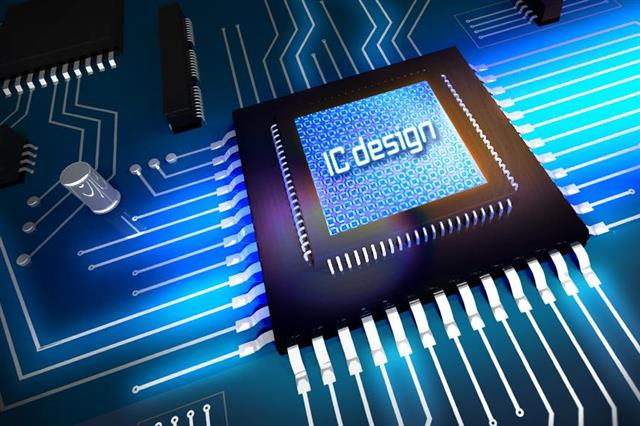
#> input picture Histogram/circuit.jpg, 640 x 426 px
$ python Histogram_equal.py
#> lines starting #> are read from the running program, lines starting #| are printed output that depends on the picture
import cv2
import numpy as np
import matplotlib.pyplot as plt

def find_hist(img):
 hist = np.zeros(256)
 for i in range(img.shape[0]):
    for j in range(img.shape[1]):
        hist[img[i, j]] += 1
 return hist

def equalize_hist(img):
 # tính tổng pixels
 total_pixels = img.shape[0] * img.shape[1]
 # tính xác suất
 prob = find_hist(img) / total_pixels
 # tính phân bố đồ thị tuyệt đối
 cdf = np.zeros(256)
 for i in range(256):
    cdf[i] = np.sum(prob[:i + 1]) # [0:255]
 # tính phân bố đồ thị tuyệt đối sau khi cân bằng
#  cdf = (cdf * 255).astype(np.uint8)
 max_value=max(cdf)
 min_value=min(cdf)
 cdf=[int(((f-min_value)/(max_value-min_value))*255) for f in cdf]

# thay đổi giá trị pixel
 new_img = np.zeros(img.shape, np.uint8)
 for i in range(img.shape[0]):
    for j in range(img.shape[1]):
        new_img[i, j] = cdf[img[i, j]]
 return new_img

# [29 lines of commented-out code are left out]
img = cv2.imread("circuit.jpg")
#> img is the input picture: shape (426, 640, 3); mean B, G, R 125.5, 89.5, 45.9
img = cv2.cvtColor(img, cv2.COLOR_BGR2RGB)
img_YCrCb = cv2.cvtColor(img, cv2.COLOR_BGR2YCrCb)
#> img_YCrCb: shape (426, 640, 3); mean of channels 0, 1, 2 95.3, 149.5, 100.1
hist_img = find_hist(img_YCrCb[:, :, 0])
#> hist_img = 256 values, max 3782 at index 38, min 66 at index 0, mean 1065
test=img_YCrCb.copy()
img_YCrCb[:, :, 0] = equalize_hist(img_YCrCb[:, :, 0])
#> in equalize_hist, `prob = find_hist(img) / total_pixels`: prob = 256 values, max 0.0139 at index 38, min 0.000242 at index 0, mean 0.00391
#> in equalize_hist, `prob = find_hist(img) / total_pixels`:
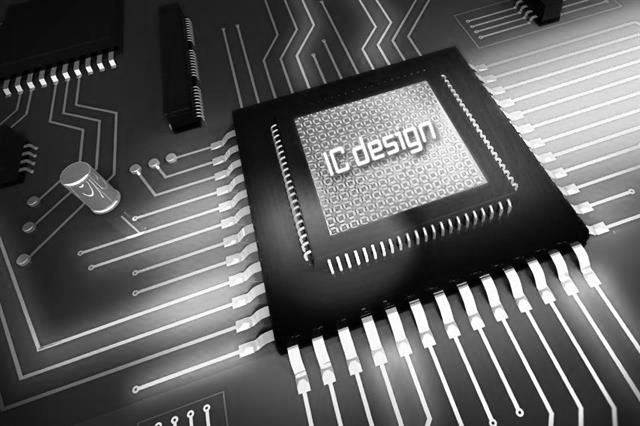
#> img: shape (426, 640); min 0, max 255, mean 95.3
#> after the loop in equalize_hist, `for i in range(256):`: cdf = 256 values from 0.000242 to 1
#> in equalize_hist, `max_value=max(cdf)`: max_value = 1
#> in equalize_hist, `min_value=min(cdf)`: min_value = 0.000242
#> in equalize_hist, `cdf=[int(((f-min_value)/(max_value-min_value))*255) for f in cdf]`: cdf = 256 values from 0 to 255
#> after the loop in equalize_hist, `for i in range(img.shape[0]):`:
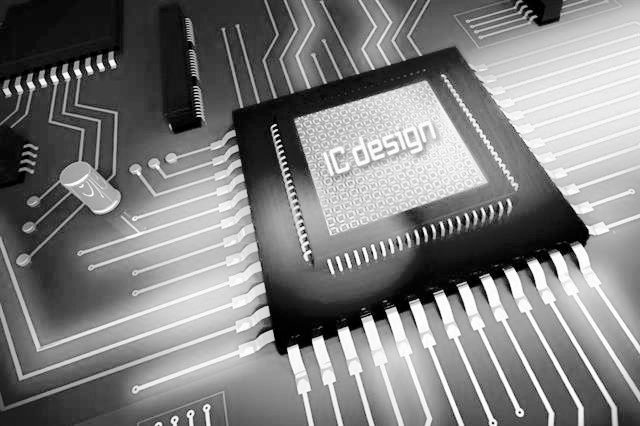
#> new_img: shape (426, 640); min 0, max 255, mean 127.7
#> img_YCrCb: shape (426, 640, 3); mean of channels 0, 1, 2 127.7, 149.5, 100.1
img_YCrCb = cv2.cvtColor(img_YCrCb, cv2.COLOR_YCrCb2BGR)
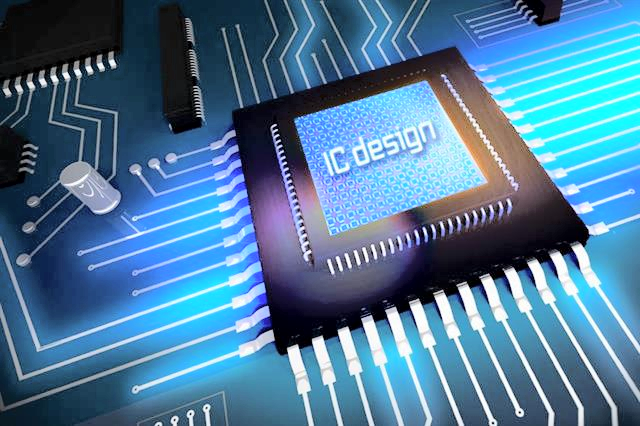
#> img_YCrCb: shape (426, 640, 3); mean R, G, B 78.3, 121.9, 154.3
hist_output = find_hist(img_YCrCb[:, :, 0])
#> hist_output = 256 values, max 4225 at index 0, min 195 at index 229, mean 1065

plt.subplot(2, 2, 1)
plt.imshow(img), plt.title("Input"), plt.axis("off")
plt.subplot(2, 2, 2)
plt.imshow(img_YCrCb), plt.title("Output"), plt.axis("off")
plt.subplot(2, 2, 3)
plt.plot(hist_img), plt.title("Hist input"), plt.xlabel(
"Intensity"), plt.ylabel("Number of pixels")
plt.subplot(2, 2, 4)
plt.plot(hist_output), plt.title("Hist output"), plt.xlabel(
"Intensity"), plt.ylabel("Number of pixels")
plt.show()
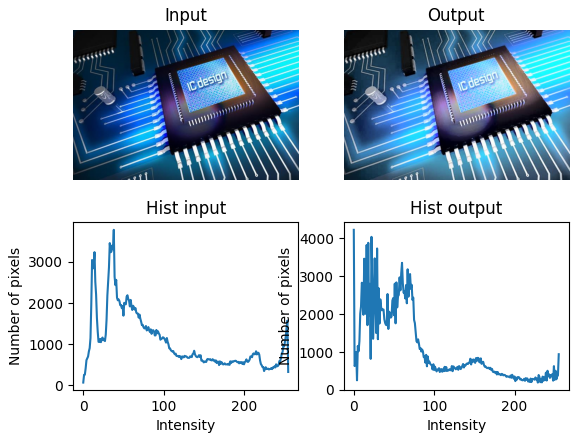
#> figure drawn by matplotlib, 4 panels; panel 3: curve peaks at x = 38, y = 3782; panel 4: curve peaks at x = 0, y = 4225
test[:, :, 0] = cv2.equalizeHist(test[:, :, 0])
#> test: shape (426, 640, 3); mean of channels 0, 1, 2 128.2, 149.5, 100.1
test = cv2.cvtColor(test, cv2.COLOR_YCrCb2BGR)
hist_test = find_hist(test[:, :, 0])
#> hist_test = 256 values, max 3985 at index 27, min 201 at index 214, mean 1065
